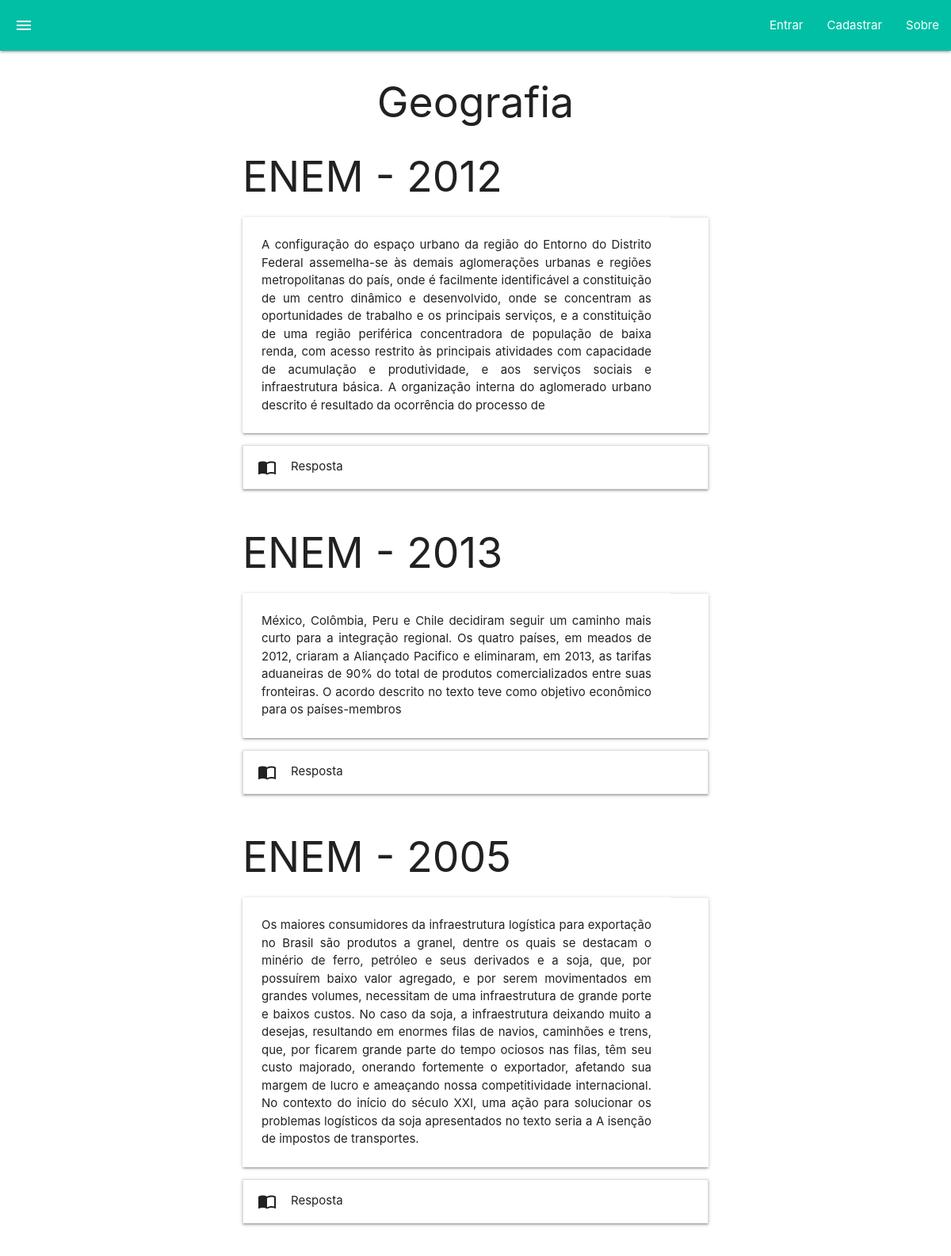
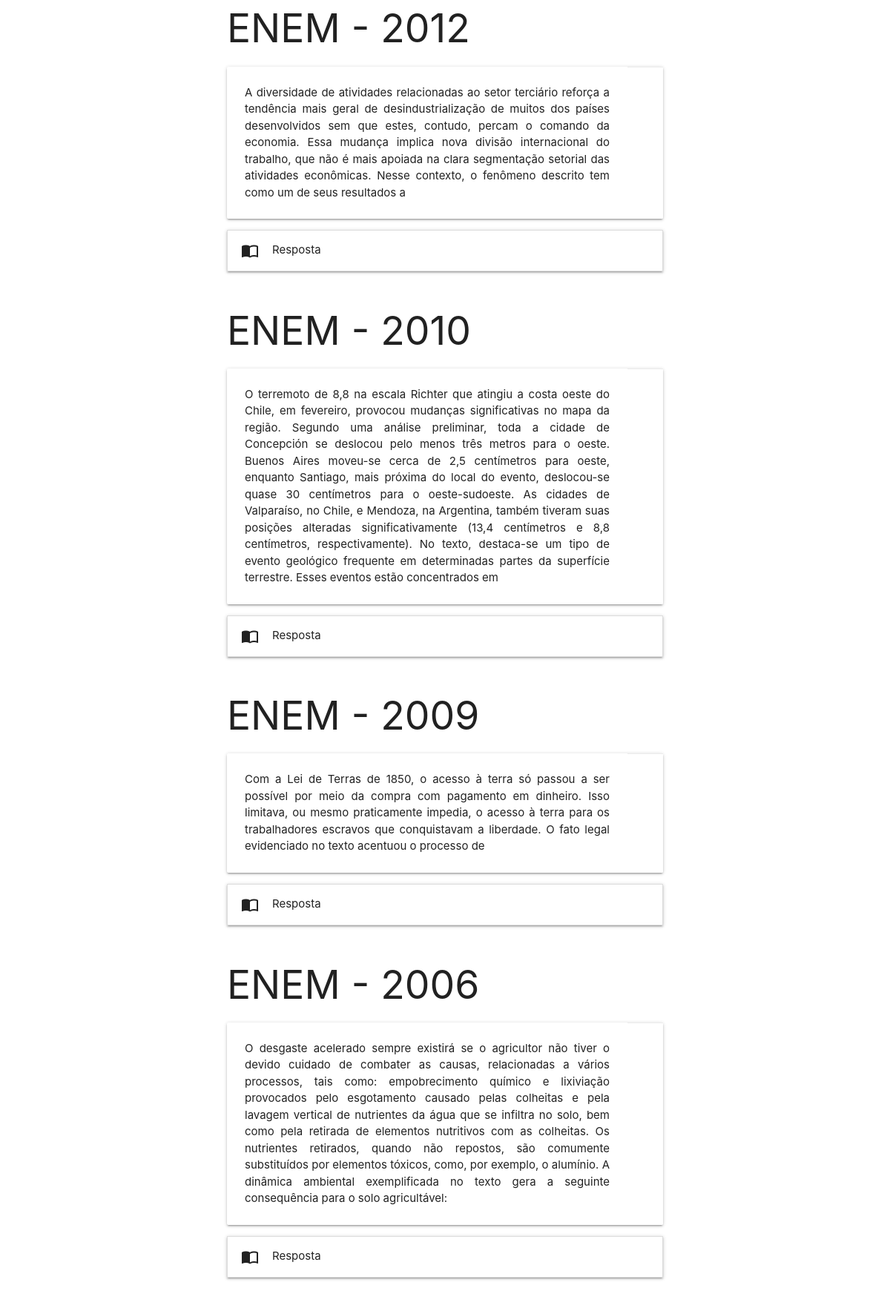
Screenshot of /Sistema/materialize-v1.0.0/geo.php (upper part) with the database file from the repository (2 pictures, top to bottom).
### tables this page shows
CREATE TABLE `perguntas` (
  `perg_cod` int(11) NOT NULL,
  `perg_ano` year(4) NOT NULL,
  `perg_vestibular` varchar(25) NOT NULL,
  `perg_materia` varchar(20) NOT NULL,
  `perg_conteudo` text NOT NULL,
  `perg_data` date NOT NULL,
  `perg_usuario` int(11) NOT NULL,
  `perg_alternativacorreta` varchar(2) NOT NULL
);

### Sistema/materialize-v1.0.0/src/perg_geo.php (the view, shortened to what this page needs)
<?php
		include('conexao.php');
		$query = 'select * from perguntas where perg_materia="Geografia"';
		$result= mysqli_query($conexao,$query);
		while($conteudo = mysqli_fetch_array($result)){
		$pergunta = utf8_encode($conteudo['perg_conteudo']);
		$id_pergunta = $conteudo['perg_cod'];
		$ano = $conteudo['perg_ano'];
		$vestibular = $conteudo['perg_vestibular'];
		echo '<div class="container" align="justify">
		<div id=',"{$id_pergunta}",' class="row"">
		<div class="">
		<h2>',"{$vestibular} - {$ano}",'</h2>
			<div class="card horizontal">
				<div class="card-content">
					<p>',"{$pergunta}",'</p>
				</div>
			<div class="card-action">
			</div>
			</div>
			<ul class="collapsible">
	   			 <li>
	      <div class="collapsible-header"><i class="material-icons">import_contacts</i>Resposta</div>
	      <div class="collapsible-body"><form action="src/verificaresposta.php" method="post">';
	echo '<button type="submit" class="waves-effect waves-light btn"><i class="material-icons right">arrow_forward</i>Responder</button></form></div>
	    </li>
	  </ul>
			</div>
		</div>
		</div>';
	}
?>

### Sistema/materialize-v1.0.0/geo.php (style rules this page uses)
html, body { height: 100%; margin: 0; }

### rows the page displays
perguntas: perg_vestibular "ENEM", perg_ano "2012", perg_conteudo "A configuração do espaço urbano da região do Entorno do Distrito Federal assemelha-se às demais aglomerações urbanas e regiões metropolitanas do país, onde é facilmente identificável a constituição de um centro dinâmico e desenvolvido, onde se concentram as oportunidades de trabalho e os principais serviços, e a constituição de uma região periférica concentradora de população de baixa renda, com acesso restrito às principais atividades com capacidade de acumulação e produtividade, e aos serviços sociais e infraestrutura básica. A organização interna do aglomerado urbano descrito é resultado da ocorrência do processo de"
perguntas: perg_vestibular "ENEM", perg_ano "2013", perg_conteudo "México, Colômbia, Peru e Chile decidiram seguir um caminho mais curto para a integração regional. Os quatro países, em meados de 2012, criaram a Aliançado Pacifico e eliminaram, em 2013, as tarifas aduaneiras de 90% do total de produtos comercializados entre suas fronteiras. O acordo descrito no texto teve como objetivo econômico para os países-membros"
perguntas: perg_vestibular "ENEM", perg_ano "2005", perg_conteudo "Os maiores consumidores da infraestrutura logística para exportação no Brasil são produtos a granel, dentre os quais se destacam o minério de ferro, petróleo e seus derivados e a soja, que, por possuírem baixo valor agregado, e por serem movimentados em grandes volumes, necessitam de uma infraestrutura de grande porte e baixos custos. No caso da soja, a infraestrutura deixando muito a desejas, resultando em enormes filas de navios, caminhões e trens, que, por ficarem grande parte do tempo ociosos nas filas, têm seu custo majorado, onerando fortemente o exportador, afetando sua margem de lucro e ameaçando nossa competitividade internacional. No contexto do início do século XXI, uma ação para…"
perguntas: perg_vestibular "ENEM", perg_ano "2012", perg_conteudo "A diversidade de atividades relacionadas ao setor terciário reforça a tendência mais geral de desindustrialização de muitos dos países desenvolvidos sem que estes, contudo, percam o comando da economia. Essa mudança implica nova divisão internacional do trabalho, que não é mais apoiada na clara segmentação setorial das atividades econômicas. Nesse contexto, o fenômeno descrito tem como um de seus resultados a"
perguntas: perg_vestibular "ENEM", perg_ano "2010", perg_conteudo "O terremoto de 8,8 na escala Richter que atingiu a costa oeste do Chile, em fevereiro, provocou mudanças significativas no mapa da região. Segundo uma análise preliminar, toda a cidade de Concepción se deslocou pelo menos três metros para o oeste. Buenos Aires moveu-se cerca de 2,5 centímetros para oeste, enquanto Santiago, mais próxima do local do evento, deslocou-se quase 30 centímetros para o oeste-sudoeste. As cidades de Valparaíso, no Chile, e Mendoza, na Argentina, também tiveram suas posições alteradas significativamente (13,4 centímetros e 8,8 centímetros, respectivamente). No texto, destaca-se um tipo de evento geológico frequente em determinadas partes da superfície terrestre.…"
perguntas: perg_vestibular "ENEM", perg_ano "2009", perg_conteudo "Com a Lei de Terras de 1850, o acesso à terra só passou a ser possível por meio da compra com pagamento em dinheiro. Isso limitava, ou mesmo praticamente impedia, o acesso à terra para os trabalhadores escravos que conquistavam a liberdade. O fato legal evidenciado no texto acentuou o processo de"
perguntas: perg_vestibular "ENEM", perg_ano "2006", perg_conteudo "O desgaste acelerado sempre existirá se o agricultor não tiver o devido cuidado de combater as causas, relacionadas a vários processos, tais como: empobrecimento químico e lixiviação provocados pelo esgotamento causado pelas colheitas e pela lavagem vertical de nutrientes da água que se infiltra no solo, bem como pela retirada de elementos nutritivos com as colheitas. Os nutrientes retirados, quando não repostos, são comumente substituídos por elementos tóxicos, como, por exemplo, o alumínio. A dinâmica ambiental exemplificada no texto gera a seguinte consequência para o solo agricultável:"
